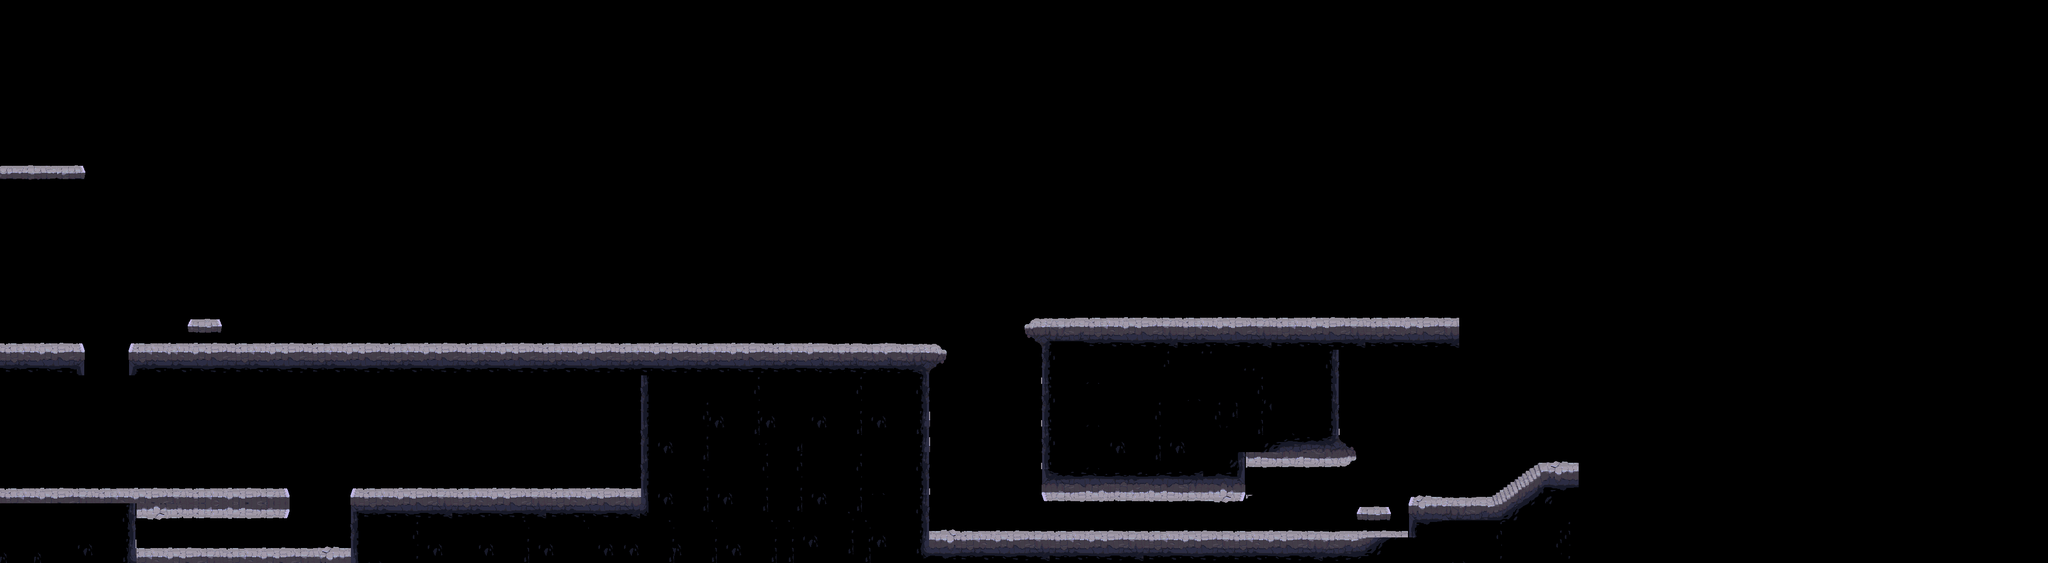

A level layout from a 2D game, rendered from its tile map. Below: a short description, then the map file with tile-grid data replaced by summaries:
An orthogonal 240x66 tile map with 16x16 px tiles, 1 tile layer (Ground), 5 tilesets and 25 objects.

<map version="1.5" tiledversion="1.7.0" orientation="orthogonal" renderorder="right-down" width="240" height="66" tilewidth="16" tileheight="16" infinite="0" nextlayerid="18" nextobjectid="111">
 <tileset firstgid="1" source="sky.tsx" />
 <tileset firstgid="8041" source="l1.tsx" />
 <tileset firstgid="16081" source="l2.tsx" />
 <tileset firstgid="24121" source="l3.tsx" />
 <tileset firstgid="32161" source="platforms.tsx" />
 <layer id="2" name="Ground" width="240" height="66">
  <data>[15840 cells, 3149 non-empty, 320 distinct tile ids]</data>
 </layer>
 <objectgroup id="11" name="GroundCollider">
  <object id="40" x="240" y="656" width="976" height="48" />
  <object id="47" x="1200" y="656" width="544" height="400" />
  <object id="48" x="656" y="928" width="544" height="128" />
  <object id="49" x="0" y="928" width="256" height="128" />
  <object id="50" x="256" y="928" width="288" height="32" />
  <object id="51" x="256" y="1040" width="400" height="16" />
  <object id="55" x="1952" y="608" width="560" height="256" />
  <object id="57" x="1952" y="864" width="368" height="64" />
  <object id="59" x="2640" y="944" width="176" height="112" />
  <object id="60" x="1744" y="1008" width="896" height="48" />
  <object id="63" x="2512" y="864">
   <polygon points="0,0 32,-16 16,-32 0,-32" />
  </object>
  <object id="64" x="1744" y="656">
   <polygon points="0,0 32,0 32,16 16,16 16,32 0,32" />
  </object>
  <object id="65" x="1952" y="608">
   <polygon points="0,0 -32,0 -32,16 -16,16 -16,32 0,32" />
  </object>
  <object id="66" x="2512" y="608" width="224" height="48" />
  <object id="97" x="0" y="656" width="160" height="48" />
  <object id="99" x="352" y="608" width="64" height="16" />
  <object id="102" x="2544" y="960" width="64" height="16" />
 </objectgroup>
 <objectgroup id="17" name="Skeleton">
  <object id="103" x="576" y="640" />
  <object id="104" x="32" y="624" />
  <object id="105" x="48" y="912" />
  <object id="106" x="2224" y="592" />
  <object id="107" x="2592" y="592" />
  <object id="108" x="2144" y="992" />
  <object id="109" x="1136" y="640" />
  <object id="110" x="1008" y="912" />
 </objectgroup>
</map>
